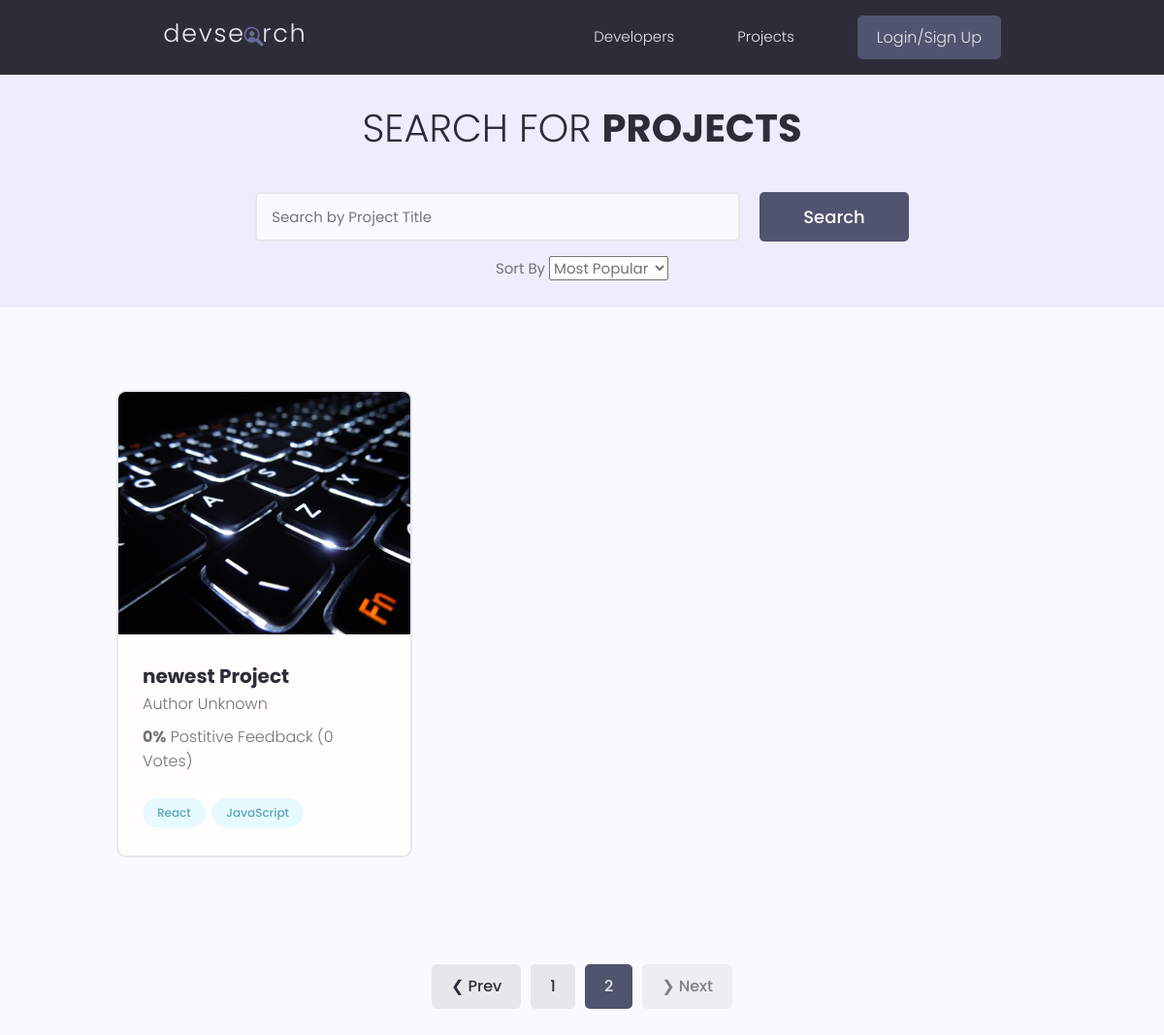
/projects/?page=2, run on an earlier commit of the app's database.
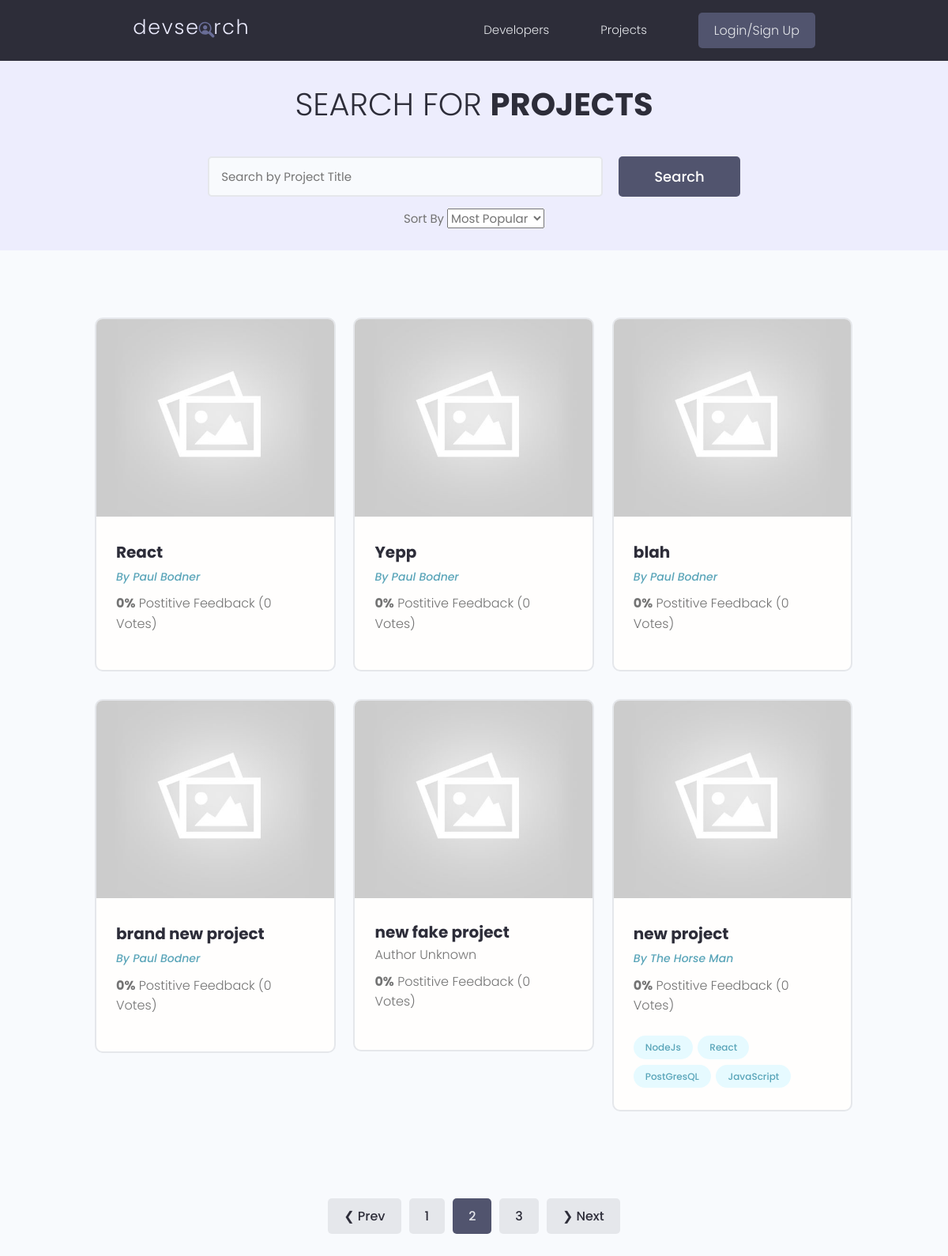
And on a later commit of the database.
### projects/models.py (models this page shows, shortened)
class Project(models.Model):
  owner = models.ForeignKey(Profile, null=True, blank=True, on_delete=models.SET_NULL)
  title = models.CharField(max_length=200)
  description = models.TextField(null=True, blank=True)
  featured_image = models.ImageField(null=True, blank=True, default='default.jpg')
  demo_link = models.CharField(max_length=2000, null=True, blank=True)
  source_link = models.CharField(max_length=2000, null=True, blank=True)
  tags = models.ManyToManyField('Tag', blank=True)
  vote_total = models.IntegerField(default=0, null=True, blank=True)
  vote_ratio = models.IntegerField(default=0, null=True, blank=True)
  created = models.DateTimeField(auto_now_add=True)
  id = models.UUIDField(default=uuid.uuid4, unique=True, primary_key=True, editable=False)
  class Meta:
    ordering = ['-vote_ratio', '-vote_total', 'title']

class Tag(models.Model):
  name = models.CharField(max_length=200)
  created = models.DateTimeField(auto_now_add=True)
  id = models.UUIDField(default=uuid.uuid4, unique=True, primary_key=True, editable=False)

### users/models.py (models this page shows, shortened)
class Profile(models.Model):
  user = models.OneToOneField(User, on_delete=models.CASCADE, null=True, blank=True,)
  name = models.CharField(max_length = 200, blank = True, null = True)
  email = models.EmailField(max_length=500, blank=True, null=True)
  username = models.CharField(max_length = 200, blank = True, null = True)
  username = models.CharField(max_length = 200, blank = True, null = True)
  short_intro = models.CharField(max_length = 200, blank = True, null = True)
  location = models.CharField(max_length = 200, blank = True, null = True)
  bio = models.TextField(max_length=500, blank=True, null=True)
  profile_image = models.ImageField(null = True, blank=True, upload_to='profiles/', default='profiles/user-default.png' )
  social_github = models.CharField(max_length = 200, blank = True, null = True)
  social_linkedIn= models.CharField(max_length = 200, blank = True, null = True)
  social_twitter = models.CharField(max_length = 200, blank = True, null = True)
  social_youtube = models.CharField(max_length = 200, blank = True, null = True)
  social_website = models.CharField(max_length = 200, blank = True, null = True)
  review_count = models.IntegerField(default=0)
  project_count = models.IntegerField(default=0)
  created = models.DateTimeField(auto_now_add=True)
  id = models.UUIDField(default=uuid.uuid4, unique=True, primary_key=True, editable=False)

### projects/views.py (the view)
# urls.py: path('projects/', views.getProjects),
def projects(request):
  projects, search_query, sort_by = searchProjects(request)
  page = 1
  if request.GET.get('page'):
    page = request.GET.get('page')
  paginator = Paginator(projects, 6)
  projects = paginator.page(page)
  print('SEARCH: ', search_query)
  print('SORT: ', sort_by)
  context = {
    'projects': projects,
    'paginator': paginator,
    'search_query': search_query,
    'sort_by': sort_by,
    'page': page
    }
  return render(request, 'projects/projects.html', context)

### projects/utils.py (called while the page is built)
def searchProjects(request):
  search_query = ''
  sort_by = "-vote_ratio"
  if request.GET.get('sort_by'):
    sort_by = request.GET.get('sort_by')
  if request.GET.get('search_query'):
    search_query = request.GET.get('search_query')
  tags = Tag.objects.filter(name__iexact=search_query)
  projects = Project.objects.distinct().filter(
    Q(title__icontains=search_query) |
    Q(owner__name__icontains=search_query) |
    Q(description__icontains=search_query) |
    Q(tags__in=tags)
    ).order_by(sort_by, '-vote_total', 'title')
  if sort_by == 'vote_ratio':
    sort_by = 'Least Popular'
  elif sort_by == '-created':
    sort_by = 'Newest'
  elif sort_by == 'created':
    sort_by = 'Oldest'
  else:
    sort_by = 'Most Popular'
  return projects, search_query, sort_by

### projects/templates/projects/projects.html (shortened to what this page needs)
{% extends 'main.html' %}
{% block content %}
<main class="projects">
  <section class="hero-section text-center">
    <div class="container container--narrow">
      <div class="hero-section__box">
        <h2>Search for <span>Projects</span></h2>
      </div>
      <div class="hero-section__search">
        <form id="searchForm" class="form" action="{% url 'projects' %}" method="get">
          <div class="form__field">
            <input class="input input--text" id="formInput#search" type="text" name="search_query"
              value="{{ search_query }}" placeholder="Search by Project Title" />
          </div>
          <input class="btn btn--sub btn--lg" type="submit" value="Search" />
        </form>
        <form action="{% url 'projects' %}">
          <label> Sort By
            <select name="sort_by" id="formInput#sort-by" value="{{ sort_by }}" onchange="this.form.submit()">
              {% if sort_by == "Most Popular" %}
              <option value="-vote_ratio">Most Popular</option>
              {% elif sort_by == "Least Popular" %}
              <option value="vote_ratio">Least Popular</option>
              <option value="-vote_ratio">Most Popular</option>
              <option value="created">Oldest</option>
              <option value="-created">Newset</option>
              {% elif sort_by == "Oldest" %}
              <option value="created">Oldest</option>
              <option value="-vote_ratio">Most Popular</option>
              <option value="vote_ratio">Least Popular</option>
              <option value="-created">Newset</option>
              {% elif sort_by == "Newest" %}
              <option value="-created">Newset</option>
              <option value="-vote_ratio">Most Popular</option>
              <option value="vote_ratio">Least Popular</option>
              <option value="created">Oldest</option>
              {% endif %}
            </select>
          </label>
        </form>
      </div>
    </div>
  </section>
  <section class="projectsList">
    <div class="container">
      <div class="grid grid--three">
        {% for project in projects %}
        <div class="column">
          <div class="card project">
            <a href="{% url 'project' project.id %}" class="project">
              <img class="project__thumbnail" src="{{ project.featured_image.url }}" alt="project thumbnail" />
              <div class="card__body">
                <h3 class="project__title">{{ project.title }}</h3>
                {% if project.owner %}
                <p><a class="project__author" href="{% url 'project' project.id %}">By {{ project.owner.name }}</a></p>
                {% else %}
                <p>Author Unknown</p>
                {% endif %}
                <p class="project--rating">
                  <span style="font-weight: bold;">{{ project.vote_ratio }}%</span> Postitive
                  Feedback ({{ project.vote_total }} Vote{{ project.vote_total|pluralize:"s" }})
                </p>
                <div class="project__tags">
                  {% for tag  in project.tags.all %}
                  <span class="tag tag--pill tag--main">
                    <small>{{ tag.name }}</small>
                  </span>
                  {% endfor %}
                </div>
              </div>
            </a>
          </div>
        </div>
        {% endfor %}
      </div>
    </div>
  </section>
  <div class="pagination">
    <ul class="container">
      {% if projects.has_previous %}
      <li><a href="?page={{ projects.previous_page_number }}" class="btn pageLink" data-page="{{ projects.previous_page_number }}" >&#10094; Prev</a></li>
      {% else %}
      <li><a href="#" class="btn pageLink btn--disabled">&#10094; Prev</a></li>
      {% endif %}
      {% for num in paginator.page_range %}
        {% if num == projects.number %}
          <li><a href="#" class="btn btn--sub pageLink" data-page="{{num}}" >{{ num }}</a></li>
        {% else %}
          <li><a href="?page={{ num }}" class="btn pageLink" data-page="{{num}}" >{{ num }}</a></li>
        {% endif %}
      {% endfor %}
      {% if projects.has_next %}
      <li><a href="?page={{ projects.next_page_number }}" class="btn pageLink"  data-page="{{ projects.next_page_number }}" >&#10095; Next</a></li>
      {% else %}
      <li><a href="#" class="btn pageLink btn--disabled">&#10095; Next</a></li>
      {% endif %}
    </ul>
  </div>
</main>
{% endblock content %}

### templates/main.html (shortened to what this page needs)
<!DOCTYPE html>
<html lang="en">
<head>
  {% load static %}
  <link rel="stylesheet" href="https://cdn.iconmonstr.com/1.3.0/css/iconmonstr-iconic-font.min.css" />
  <link rel="stylesheet" href="{% static 'uikit/styles/uikit.css' %}" />
  <link rel="stylesheet" href="{% static 'styles/app.css' %}" />
</head>
<body>
    {% include 'navbar.html' %}
    {% block content %}
    {% endblock content %}
</body>
</html>

### templates/navbar.html (shortened to what this page needs)
{% load static %}
<header class="header">
  <div class="container container--narrow">
    <a href="{% url 'profiles' %}" class="header__logo">
      <img src="{% static 'images/logo.svg' %}" alt="DevSearch Logo" />
    </a>
    <nav class="header__nav">
      <ul class="header__menu">
        <li class="header__menuItem"><a href="{% url 'profiles' %}">Developers</a></li>
        <li class="header__menuItem"><a href="{% url 'projects' %}">Projects</a></li>
        {% if request.user.is_authenticated %}
        <li class="header__menuItem"><a href="{% url 'inbox' %}">Inbox</a></li>
        <li class="header__menuItem"><a href="{% url 'account' %}" >My Account</a></li>
        <li class="header__menuItem"><a href="{% url 'logout' %}" class="btn btn--sub">Logout</a></li>
        {% else %}
        <li class="header__menuItem"><a href="{% url 'login' %}" class="btn btn--sub">Login/Sign Up</a></li>
        {% endif %}
      </ul>
    </nav>
  </div>
</header>

### static/styles/app.css (style rules this page uses)
:root { --color-sub: #2d2d39; }
.btn--sub { background-color: var(--color-sub-light); }
.card { border: 2px solid var(--color-light); }
img { width: 100%; }
.header { position: sticky; z-index: 111; background-color: var(--color-sub); padding: 1.5rem 0; }
.header > .container { display: flex; justify-content: space-between; align-items: center; }
.header__logo > img { height: 3.8rem; }
.header__nav > ul { display: inline-flex; align-items: center; list-style: none; gap: 6.5rem; }
.header__menuItem > a { color: var(--color-light); font-weight: 300; }
.hero-section { height: 40vh; display: flex; align-items: center; background-color: var(--color-sub); }
.hero-section__box { margin-bottom: 4rem; }
.hero-section__box > h2, .hero-section__box > h2 > span { font-size: 4rem; color: var(--color-light); line-height: 1.3; text-transform: uppercase; }
.hero-section__box > h2 { font-weight: 300; }
.hero-section__box > h2 > span { font-weight: 700; }
.hero-section__search > .form { display: flex; align-items: center; justify-content: center; gap: 2rem; }
.hero-section__search > .form input.input--text { width: 50rem; }
.pagination { margin-top: 8rem; margin-bottom: 10rem; }
.pagination > ul { flex-wrap: wrap; list-style: none; display: flex; align-items: center; justify-content: center; gap: 1rem; }
.pagination .btn { color: var(--color-sub); }
.pagination .btn.btn--sub { color: var(--color-light); }
.project__author { font-size: 1.4rem; font-style: italic; }
.project--rating { margin-bottom: 1.6em; margin-top: .5em; }
.projects > .hero-section { background: var(--color-sub-lighter); height: 30vh; }
.projects .hero-section__box { margin-bottom: 2.5rem; }
.projects .hero-section__box > h2 { color: var(--color-sub); }
.projects .hero-section__box > h2 > span { font-weight: 700; color: var(--color-sub); }
.projectsList { margin-top: 8rem; }
.project__thumbnail { height: 25rem; object-fit: cover; object-position: top center; }
.project__title { font-size: 2rem; font-weight: 700; color: var(--color-sub); }

### static/uikit/styles/modules/_variables.css (style rules this page uses)
:root { --color-main: #5aa5b9; --color-main-light: #e6faff; --color-sub: #3f4156; --color-sub-light: #51546e; --color-sub-lighter: #ededfd; --color-text: #737373; --color-gray: #8b8b8b; --color-light: #e5e7eb; --color-light-gray: #767676; --color-bg: #f8fafd; --color-white: #fffefd; --color-white-light: #f3f3f3; --color-success: #359e64; --color-success-bg: #def8e8; --color-error: #fc4b0b; --color-error-bg: #fff2ee; --font-base: 'Poppins', arial, helvetica, 'Segoe UI', roboto, ubuntu, sans-serif; --font-monospace: 'Fira Code', 'Courier New', courier, monospace; --font-regular: 300; --font-medium: 500; --font-bold: 700; --generic-shadow: 1px 1px 5px #00000010; --generic-transition: all 0.3s ease-in-out; }

### static/uikit/styles/modules/_base.css (style rules this page uses)
* { margin: 0; padding: 0; box-sizing: border-box; text-rendering: optimizeLegibility; color: inherit; font-size: inherit; }
html { font-size: 50%; }
@media only screen and (min-width: 480px) { html { font-size: 56.25%; } }
@media only screen and (min-width: 1200px) { html { font-size: 62.5%; } }
body { line-height: 1.6; font-weight: 400; font-size: 1.5rem; color: var(--color-text); background-color: var(--color-bg); min-height: 100vh; }

### static/uikit/styles/modules/_typography.css (style rules this page uses)
* { font-family: var(--font-base); }
h2 { font-size: 3.6rem; font-weight: var(--font-bold); }
h3 { font-size: 3.2rem; font-weight: var(--font-medium); }
p, span, strong { font-size: 1.6rem; color: var(--color-text); font-weight: var(--font-regular); }
a { padding-bottom: 2px; text-decoration: none; display: inline-block; color: var(--color-main); font-weight: var(--font-medium); }

### static/uikit/styles/modules/_utilities.css (style rules this page uses)
.container { width: 92%; max-width: 165rem; margin: 0 auto; box-sizing: border-box; }
.container--narrow { width: 92%; max-width: 120rem; }
@media screen and (min-width: 1000px) { .container { width: 90%; } }
@media screen and (min-width: 1000px) { .container--narrow { width: 85%; } }
@media screen and (min-width: 1200px) { .container { width: 80%; } }
@media screen and (min-width: 1200px) { .container--narrow { width: 72%; } }
.text-center { text-align: center; }

### static/uikit/styles/modules/_card.css (style rules this page uses)
.card { border-radius: 1rem; background-color: var(--color-white); border: 1.5px solid var(--color-light); width: auto; height: auto; margin-top: 0.5rem; margin-bottom: 0.5rem; overflow: hidden; }
.card__body, .card__header { padding: 2rem 2.5rem; }

What changed in the data, as far as the page shows it:
no longer on this page (row unchanged): Project: featured_image (picture), title "newest Project", shows "Author Unknown", vote_ratio "0", vote_total "0", Tag (name "React"), Tag (name "JavaScript")
added Project: featured_image (placeholder picture), title "React", owner.name "Paul Bodner", vote_ratio "0", vote_total "0"
added Project: featured_image (placeholder picture), title "Yepp", owner.name "Paul Bodner", vote_ratio "0", vote_total "0"
added Project: featured_image (placeholder picture), title "blah", owner.name "Paul Bodner", vote_ratio "0", vote_total "0"
added Project: featured_image (placeholder picture), title "brand new project", owner.name "Paul Bodner", vote_ratio "0", vote_total "0"
now on this page (row unchanged): Project: featured_image (placeholder picture), title "new fake project", shows "Author Unknown", vote_ratio "0", vote_total "0"
added Project: featured_image (placeholder picture), title "new project", owner.name "The Horse Man", vote_ratio "0", vote_total "0", Tag (name "React"), Tag (name "JavaScript")
added Tag: name "NodeJs", shown under "new project"
added Tag: name "PostGresQL", shown under "new project"
Also different on the page:
new list line: "3"
